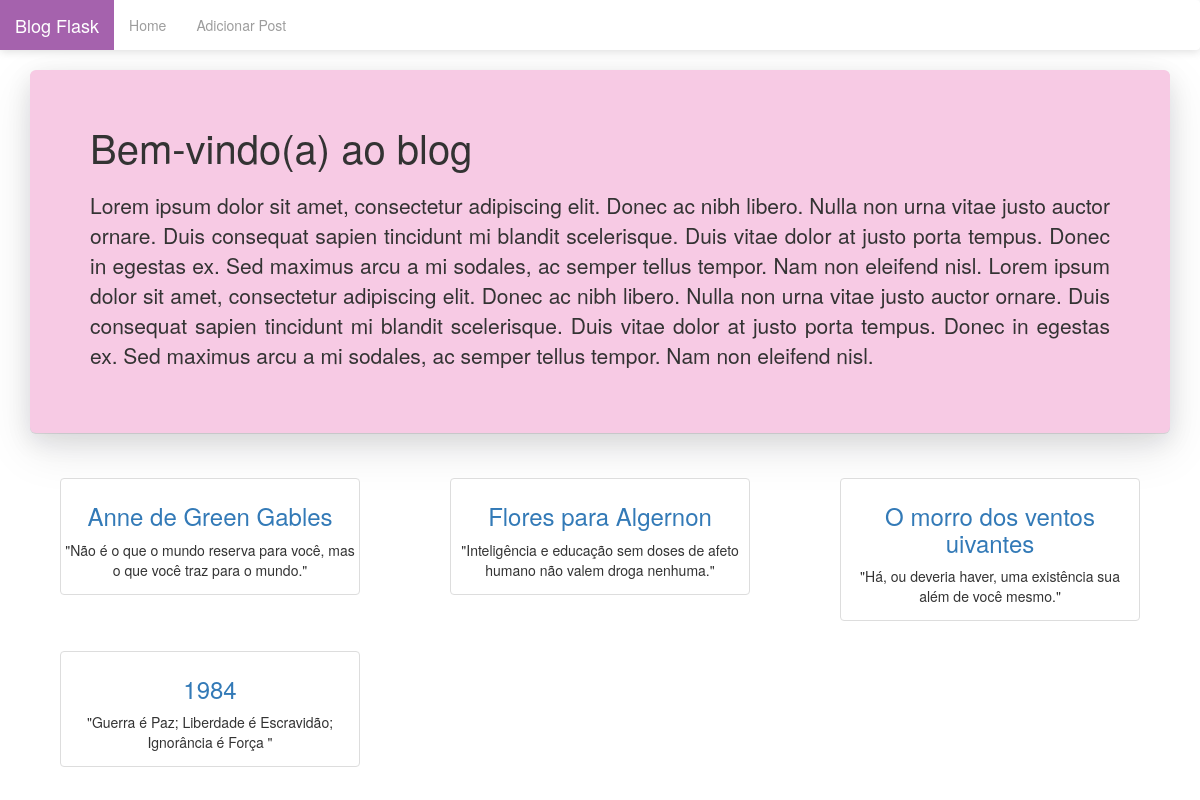
The page / on the database its author committed.
### tables this page shows
CREATE TABLE posts (
    id INTEGER PRIMARY KEY AUTOINCREMENT,
    data_postagem TIMESTAMP NOT NULL DEFAULT CURRENT_TIMESTAMP,
    titulo TEXT NOT NULL,
    autor TEXT NOT NULL,
    conteudo TEXT NOT NULL,
    frase TEXT NOT NULL,
    link_imagem TEXT NOT NULL
);

### application.py (the view)
@app.route("/")
def index():
    conexao = get_db_connection()
    posts = conexao.execute('SELECT * FROM posts').fetchall()
    conexao.close()
    return render_template('index.html', posts=posts)

### application.py (called while the page is built)
def get_db_connection():
    conexao = sqlite3.connect('blog.db')
    conexao.row_factory = sqlite3.Row
    return conexao

### templates/index.html (shortened to what this page needs)
{% extends 'base.html' %}
{% block content %}
<div class="jumbotron">
    <p class="titulo">Bem-vindo(a) ao blog</p>
    <p>Lorem ipsum dolor sit amet, consectetur adipiscing elit. Donec ac nibh libero. Nulla non urna vitae justo
        auctor ornare. Duis consequat sapien tincidunt mi blandit scelerisque. Duis vitae dolor at justo porta
        tempus. Donec in egestas ex. Sed maximus arcu a mi sodales, ac semper tellus tempor. Nam non eleifend
        nisl. Lorem ipsum dolor sit amet, consectetur adipiscing elit. Donec ac nibh libero. Nulla non urna
        vitae justo
        auctor ornare. Duis consequat sapien tincidunt mi blandit scelerisque. Duis vitae dolor at justo porta
        tempus. Donec in egestas ex. Sed maximus arcu a mi sodales, ac semper tellus tempor. Nam non eleifend
        nisl. </p>
</div>
<div class="row">
    {% for post in posts %}
    <div class="col-sm-4">
        <div class="thumbnail">
            <a href="{{ url_for('post', post_id=post['id']) }}">
                <h3>{{ post['titulo'] }}</h3>
            </a>
            <p>"{{ post['frase'] }}"</p>
        </div>
    </div>
    {% endfor %}
</div>
{% endblock %}

### templates/base.html (shortened to what this page needs)
<!DOCTYPE html>
<html>
<head>
    <link rel="stylesheet" href="https://maxcdn.bootstrapcdn.com/bootstrap/3.4.1/css/bootstrap.min.css">
</head>
<body>
    <nav class="navbar navbar-inverse">
        <div class="container-fluid">
            <div class="navbar-header">
                <a class="navbar-brand" href="{{ url_for('index') }}">Blog Flask</a>
            </div>
            <div class="collapse navbar-collapse" id="myNavbar">
                <ul class="nav navbar-nav">
                    <li><a href="{{ url_for('index') }}">Home</a></li>
                    <li><a href="{{ url_for('adicionar') }}">Adicionar Post</a></li>
                </ul>
            </div>
        </div>
    </nav>
    <div class="container">
        {% block content %} {% endblock %}
    </div>
</body>
</html>

### templates/index.html (style rules this page uses)
* { box-sizing: border-box; }
.thumbnail h3, p { text-align: center; }
.thumbnail { width: 300px; height: 100%; margin: 0 auto; }
.col-sm-4 { margin: 15px auto; height: 100%; }
.titulo { font-size: 40px !important; }
.jumbotron { background-color: #f7cae4; box-shadow: rgba(17, 17, 26, 0.1) 0px 1px 0px, rgba(17, 17, 26, 0.1) 0px 8px 24px, rgba(17, 17, 26, 0.1) 0px 16px 48px; }
.jumbotron p { text-align: justify !important; }

### templates/base.html (style rules this page uses)
.navbar { background-color: white; border: none; box-shadow: rgba(99, 99, 99, 0.2) 0px 2px 8px 0px; }
.navbar-brand { background-color: #a788ab; color: white !important; }
#myNavbar { border-color: #a788ab; }

### rows shown on the page
posts: titulo "Anne de Green Gables", frase "Não é o que o mundo reserva para você, mas o que você traz para o mundo."
posts: titulo "Flores para Algernon", frase "Inteligência e educação sem doses de afeto humano não valem droga nenhuma."
posts: titulo "O morro dos ventos uivantes", frase "Há, ou deveria haver, uma existência sua além de você mesmo."
posts: titulo "1984", frase "Guerra é Paz; Liberdade é Escravidão; Ignorância é Força"
